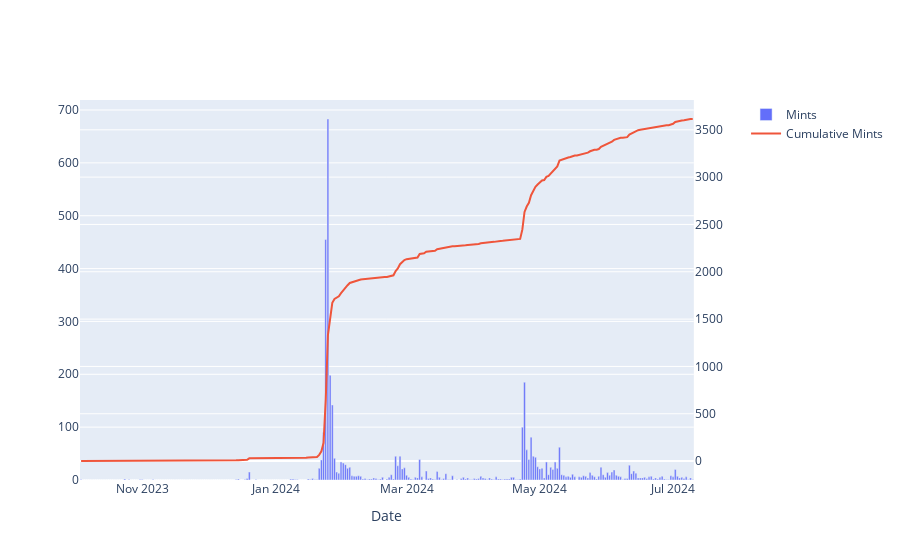

This figure's notebook cell:
### Code cell
daily_mint_metrics_fig = make_subplots(specs=[[{"secondary_y": True}]])

daily_mint_metrics_fig.add_trace(
    go.Bar(
        x=daily_mint_metrics.index,
        y=daily_mint_metrics['mints'],
        name='Mints'
    ),
    secondary_y=False
)

daily_mint_metrics_fig.add_trace(
    go.Scatter(
        x=daily_mint_metrics.index,
        y=daily_mint_metrics['cumulative mints'],
        name='Cumulative Mints',
        mode='lines'
    ),
    secondary_y=True
)

daily_mint_metrics_fig.update_xaxes(title_text="Date")

# daily_mint_metrics_fig.show()

### Figure 1 — Plotly figure (JSON) as saved in the notebook; plotly's stock layout.template omitted (floating-point values rounded to 4 significant figures; data arrays with more than 128 entries replaced by an {"elided": "..."} marker saying what was removed)
{"data": [{"name": "Mints", "type": "bar", "x": {"elided": "281 str values"}, "xaxis": "x", "y": {"elided": "281 int values"}, "yaxis": "y"}, {"mode": "lines", "name": "Cumulative Mints", "type": "scatter", "x": {"elided": "281 str values"}, "xaxis": "x", "y": {"elided": "281 int values"}, "yaxis": "y2"}], "layout": {"xaxis": {"anchor": "y", "domain": [0, 0.94], "title": {"text": "Date"}}, "yaxis": {"anchor": "x", "domain": [0, 1]}, "yaxis2": {"anchor": "x", "overlaying": "y", "side": "right"}}}
